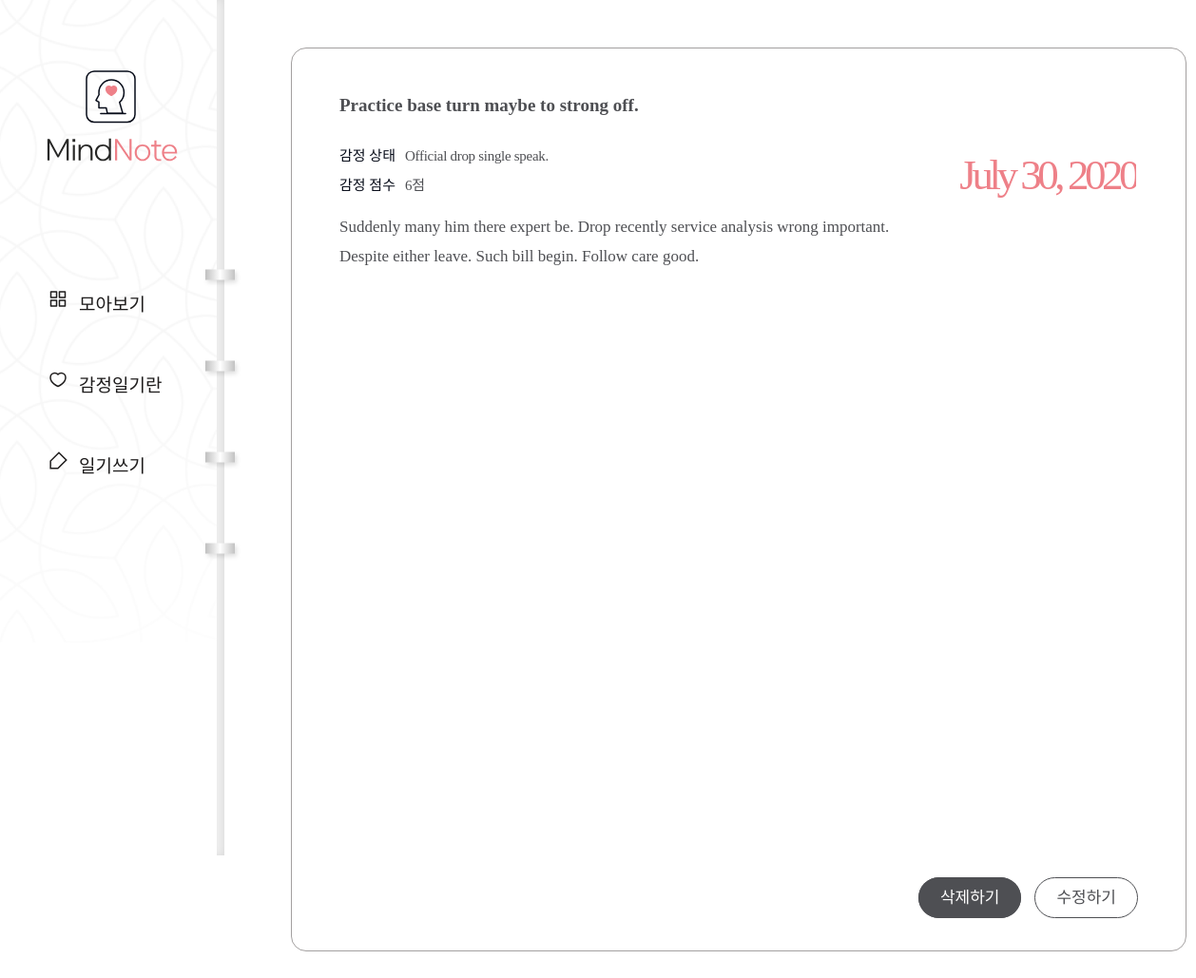
/diary/page/24/, run on the app's committed database.
### diary/models.py (models this page shows, shortened)
class Page(models.Model):
    title = models.CharField(max_length=100, validators=[validate_no_hash])
    content = models.TextField(validators=[validate_no_hash])
    feeling = models.CharField(max_length=80, validators=[validate_no_hash, validate_no_numbers])
    score = models.IntegerField(validators=[validate_score])
    dt_created = models.DateField()

### diary/views.py (the view)
# urls.py: path('diary/page/<int:pk>/', views.PageDetailView.as_view(), name='page-detail'),
class PageDetailView(DetailView):
    model = Page

### diary/templates/diary/page_detail.html
{% extends './base.html' %}
{% block content %}
    <div class="wrap-notetext">
        <div class="notetext">
            <div class="text-box">
                <h2>{{object.title}}</h2>
                <div class="state">
                    <p>감정 상태</p>
                    <span>{{object.feeling}}</span>
                </div>
                <div class="score">
                    <p>감정 점수</p>
                    <span>{{object.score}}점</span>
                </div>
                <div class="date">
                <span>{{object.dt_created}}</span>
                </div>
                <div class="detail">{{object.content|linebreaksbr}}</div>
                <div class="notetext-btn">
                    <ul>
                        <li><a href="{% url 'page-delete' object.id %}">삭제하기</a></li>
                        <li><a href="{% url 'page-update' object.id %}">수정하기</a></li>
                    </ul>
                </div>
            </div>
        </div>
    </div>
{% endblock content %}

### diary/static/diary/css/styles.css (style rules this page uses)
h1,h2,h3,p,a,ul,li { margin: 0; padding: 0; font-family: 'NanumSquare'; list-style: none; text-decoration: none; outline: none; }
html { position: relative; min-height: 100%; margin: 0; }
body { margin: 0; padding: 0; -webkit-font-smoothing: antialiased; -moz-osx-font-smoothing: auto; }
.wrap-notetext { padding-left: 236px; padding-top: 50px; padding-bottom: 150px; }
.notetext { margin: 0 70px; }
.text-box { position: relative; width: 840px; height: 100%; min-height: 800px; max-height: 1040px; margin: 0 auto; padding: 49px 50px 100px; border-radius: 16px; border: solid 1px #a3a0a0; background-color: #ffffff; }
.text-box h2 { padding-bottom: 30px; font-family: 'NanumBarunpen'; color: #4e4f53; font-size: 19px; font-weight: bold; }
.text-box .state p { display: inline-block; font-family: 'NanumSquare'; color: #060b18; font-size: 15px; }
.text-box .state span { padding-left: 6px; font-family: 'NanumBarunpen'; color: #4e4f53; font-size: 15px; letter-spacing: -0.29px; }
.text-box .score { padding: 10px 0 20px; }
.text-box .score p { display: inline-block; font-family: 'NanumSquare'; color: #060b18; font-size: 15px; }
.text-box .score span { padding-left: 6px; font-family: 'NanumBarunpen'; color: #4e4f53; font-size: 15px; letter-spacing: -0.29px; }
.text-box .date { overflow: hidden; position: absolute; top: 107px; right: 52px; }
.text-box .date span { float: left; font-family: 'NanumSquare'; color: #ee8088; font-size: 45px; letter-spacing: -4.47px; }
.text-box .detail { overflow-y: scroll; max-height: 800px; font-family: 'NanumBarunpen'; color: #4e4f53; font-size: 17px; line-height: 1.8; }
.text-box .notetext-btn { position: absolute; right: 50px; bottom: 45px; }
.text-box .notetext-btn li { display: inline-block; }
.text-box .notetext-btn li a { padding: 11px 22px; font-family: 'NanumSquare'; color: #fff; font-size: 17px; background-color: #4e4f53; border: solid 1px #4e4f53; border-radius: 22.5px; }
.text-box .notetext-btn li:last-child a { margin-left: 10px; color: #4e4f53; background-color: transparent; }

### data on the page
Page: title "Practice base turn maybe to strong off.", feeling "Official drop single speak.", score "6", dt_created "July 30, 2020", content "Suddenly many him there expert be. Drop recently service analysis wrong important. Despite either leave. Such bill begin. Follow care good."
